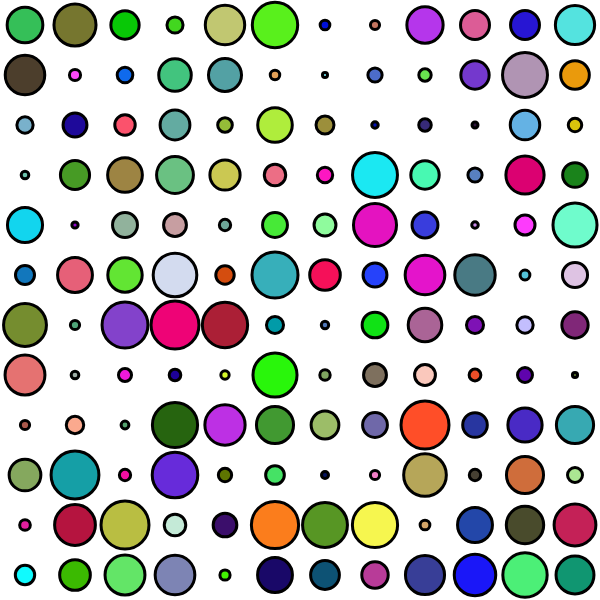
Frame 1 (no input)
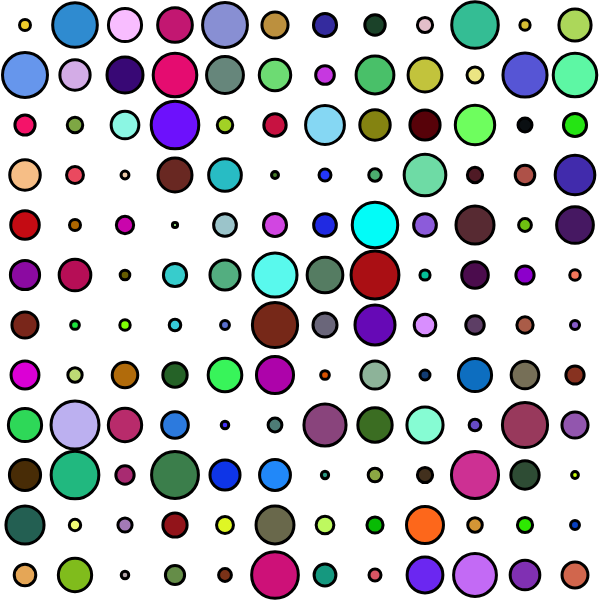
Frame 2 (the mouse pressed at the canvas centre, redrawn once)

The p5.js sketch that drew these frames (run headless with seeded random() and noise() and a simulated clock; the mouse was pressed at the canvas centre and the sketch redrawn once):

// p5.js sketch
// ── sketch.js
function setup() {
    createCanvas(600, 600);
}

function draw() {
    background(255);
    noLoop();
    stroke(0)
    strokeWeight(3);
    for (let x = 25; x < width; x += 50) {
        for (let y = 25; y < height; y += 50) {
            let r = random(5, 48);
            fill(random(0, 255), random(0, 255), random(0, 255));
            ellipse(x, y, r, r)
        }
    }
}
